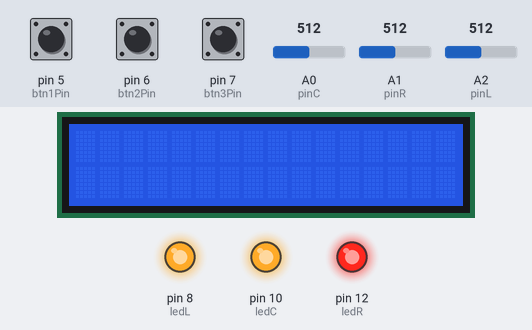
Simulated run of this sketch. Board: Arduino Uno, built with avr-gcc and run on an emulated ATmega328P. Parts: 16×2 character LCD, output pins drawn as LEDs (lit = HIGH). Dashed ring = blinking. The inputs (shaded band) are chosen by the test bench; at power-on: pin 5 (btn1Pin) LOW, pin 6 (btn2Pin) LOW, pin 7 (btn3Pin) LOW, A0 (pinC) = 512, A1 (pinR) = 512, A2 (pinL) = 512.

Above: at 1.2 s.
1.3 s: pin 5 (btn1Pin) pulled HIGH for 0.15 s
At 1.67 s:
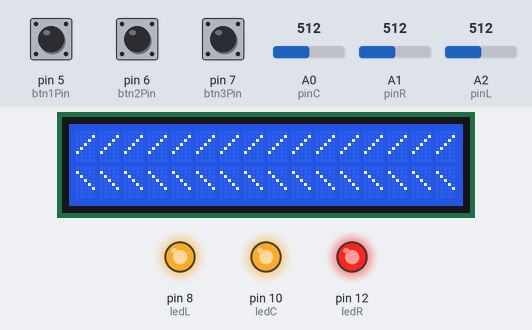
2.0 s: pin 6 (btn2Pin) pulled HIGH for 0.15 s
5.1 s: pin 7 (btn3Pin) pulled HIGH for 0.15 s
5.8 s: pin 6 (btn2Pin) pulled HIGH for 1 s
At 5.8 s:
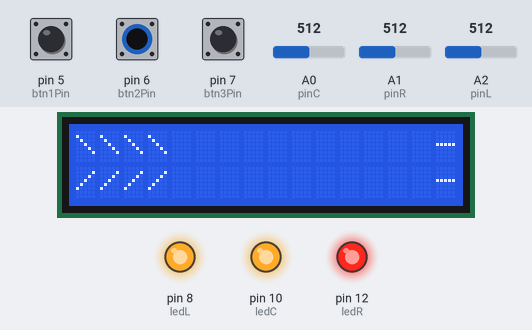
9.8 s: A0 (pinC) set to 360
At 11.3 s:
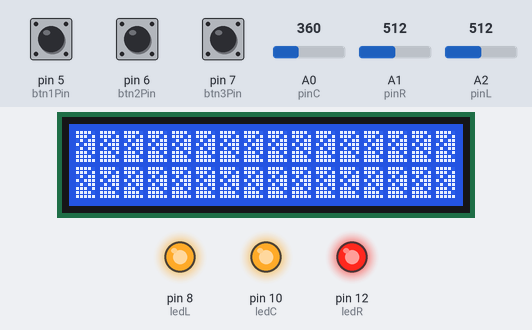
12.8 s: A1 (pinR) set to 385
15.1 s: A1 (pinR) set to 354
At 15.24 s:
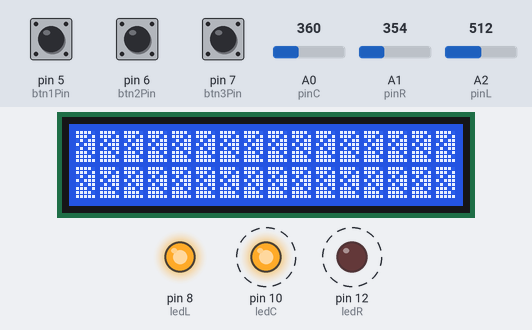
Timing chart, 0 to 18.3 s (numbered marks = the images above; inputs shaded):
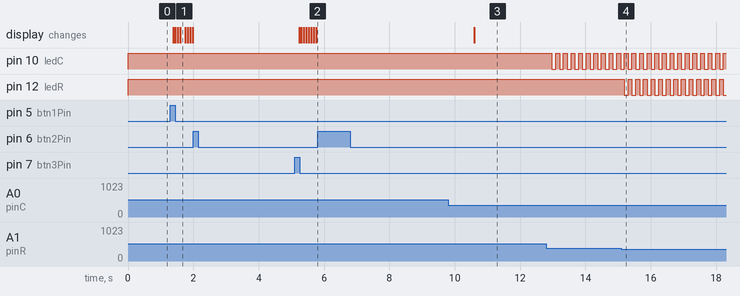

Measured:
- the behaviour switches between 371 and 370 on A1 (pinR) (found by bisection; images 3 and 4)
- after the input at 1.3 s, the display: first changes after 0.08 s (image 1 shows a later state)
- after the input at 2.0 s, every drawn part: stays the same
- after the input at 5.8 s, every drawn part: stays the same
- after the input at 15.1 s, pin 12 (ledR): alternates HIGH for 0.12 s and LOW for 0.12 s, starting after 0.09 s
- by itself, pin 10 (ledC): alternates HIGH for 0.12 s and LOW for 0.12 s

The sketch:

finalDraft1.ino
```cpp
//lcd library
#include <Wire.h>
#include <LiquidCrystal_I2C.h>
//pin for IR sensor: analog
const int pinL = A2;
const int pinC = A0;
const int pinR = A1;
int delayTimeL, counterL, delayTimeC, counterC, delayTimeR, counterR;
int timeUnit;
//digital for led lights
const int ledL = 8;
const int ledC = 10;
const int ledR = 12;
//led light state is on:
//bool ledLeft = false;
//bool ledCenter = false;
//bool ledRight = false;
const int minVoltThreshold = 130;
/// done with IR reader declaration
/// lcd button display system ()
LiquidCrystal_I2C lcd(0x3f,16,2);  // run ic2_scanner sketch and get the IC2 address, which is 0x3f in my case,it could be 0x3f in many cases

//special character
byte customBackslash[8] = {
  0b00000,
  0b10000,
  0b01000,
  0b00100,
  0b00010,
  0b00001,
  0b00000,
  0b00000
};
byte block[8] = {
	0b11110,
	0b11101,
	0b01011,
	0b10111,
	0b01011,
	0b11101,
	0b11110,
	0b11111};
//button pins
int btn1Pin = 5;  //left
int btn2Pin = 6; //flash
int btn3Pin = 7; //right
bool URGENT = false;  //immidate flash light
//start counter
int currentState = 0;
int btn1State = LOW;
int btn2State = LOW;
int btn3State = LOW;
//previous time
long btn1Prev = 0;
long btn2Prev = 0;
long btn3Prev = 0;
long urgentPrev = 0;
long currentMilis = 0;
const int SWITCH_TIME = 7000;
///done with
void setup() {
    // IR Scanner Declaration
    //Serial.begin(9600);
    pinMode(ledL, OUTPUT);
    pinMode(ledC, OUTPUT);
    pinMode(ledR, OUTPUT);

    digitalWrite(ledL, HIGH);
    digitalWrite(ledC, HIGH);
    digitalWrite(ledR, HIGH);

    delayTimeL = 0;
    counterL = 0;
    delayTimeC = 0;
    counterC = 0;
    delayTimeR = 0;
    counterR = 0;

    timeUnit = 0;
    ///done with IR Scanner
    // Declaration for LCD and button
    lcd.init();
    lcd.backlight();
    Serial.begin(9600); // Starts the serial communication
    lcd.createChar(7, customBackslash);
    lcd.createChar(0, block);
}

void loop() {
    int sumL = 0;
    int sumC = 0;
    int sumR = 0;
    for(int i=0;i<25;i++){
      sumL += analogRead(pinL);
      sumC += analogRead(pinC);
      sumR += analogRead(pinR);
      delay(2);
    }
    //0.05 seconds
    //NO DELAY AFTER THIS POINT.
    double voltageL = sumL/25.0;
    double voltageC = sumC/25.0;
    double voltageR = sumR/25.0;
    // ten samples in half second

    //LEFT
    if(minVoltThreshold < voltageL){ // cut off at around 200 in?
  //    delayTimeL = calcBlink(voltageL);
      blinkAt(voltageL, ledL, counterL, delayTimeL);
  //    counterL++;
    }else{
      digitalWrite(ledL, LOW);
      delayTimeL = 0;
    }

    //CENTER
    if(minVoltThreshold < voltageC){ // cut off at around 200 in?
  //    delayTimeC = calcBlink(voltageC);
      blinkAt(voltageC, ledC, counterC, delayTimeC);
  //    counterC++;
    }else{
      digitalWrite(ledC, LOW);
      delayTimeC = 0;
    }

    //RIGHT
    if(minVoltThreshold < voltageR){ // cut off at around 200 in?
  //    delayTimeR = calcBlink(voltageR);
      blinkAt(voltageR, ledR, counterR, delayTimeR);
  //    counterR++;
    }else{
      digitalWrite(ledR, LOW);
      delayTimeR = 0;
    }

  //   Serial.print("Reading: ");
  //   Serial.print(voltageL);
  //   Serial.print(", ");
  //   Serial.print(voltageC);
  //   Serial.print(", ");
  //   Serial.print(voltageR);
  //   Serial.print(". ");;
  //   Serial.print("\tDelay: ");
  //   Serial.print((double)delayTimeL * 0.05);
  //   Serial.print("sec, ");
  //   Serial.print((double)delayTimeC * 0.05);
  //   Serial.print("sec, ");
  //   Serial.print((double)delayTimeR * 0.05);
  //   Serial.print("sec, ");
  //   Serial.println();
    timeUnit++;
    if(timeUnit < 0){// must reset if timeUnit overflows to negative
      timeUnit = 0;
    }

    //LED LIGHT AND BUTTONS SWITCHES
    readPin();
    currentMilis = millis();
    if (btn1State==HIGH)
    {
      btn1Prev = currentMilis;
    //	Serial.print("left");
      currentState = 1;
      leftSetup();
    }
    else{

    }

    if (btn2State==HIGH)
    {
      btn2Prev = currentMilis;
      currentState = 2;
    //	Serial.print("middle");
    }
    else{
    }

    if (btn3State==HIGH)
    {
      btn3Prev = currentMilis;
      currentState = 3;
    // Serial.print("right");
      rightSetUp();

    }
    else{
      //btn3Prev = millis();
    }

    // if (currentMilis-urgentPrev<SWITCH_TIME)
    //   flashingURGENT();

    if (currentState==1){
      left();
    } else if (currentState==2){
      flashing();
    } else if (currentState==3){
      right();
    }


}
// IR SCANNER methods
void blinkAt(double voltage, int LED, int& counter, int& delayTime){
  delayTime = calcBlink(voltage);
  if(delayTime == 2){
    digitalWrite(LED, HIGH); //if very close
  }else if(counter <= delayTime/2){
    digitalWrite(LED, LOW);
  }else if(delayTime/2 <= counter && counter < delayTime){
    digitalWrite(LED, HIGH);
  }else{
    counter = 0;
  }
  counter++;
}

int calcBlink(int result){
//  int maxVoltageCap = 400;
//  int minVoltageCap = 200;
//  if(result > maxVoltageCap){
//    result = maxVoltageCap; // in case it overloads, stay max besides
//  }
////  int scaled = map(result, 200, 600, 160000, 16); //distance and voltage is reciprocal, linear conversion
//  int scaled = map(result, minVoltageCap, maxVoltageCap, 400, 4); //distance and voltage is reciprocal, linear conversion
////  int scaled = map(result, 200, 600, 0, 20); //distance and voltage is reciprocal, linear conversion
//  int delayTime = pow(scaled, 0.5); //voltage and blinkTime is proportional,
////  int delayTime = sqrt(scaled);
////delayTime MUST be >2 to compensate for halftime for LOW.
////  int delayTime = 22 - ( scaled); //upside down squared. initial should be max possible + min possible

  int delayTime = 2;
  //below threshold will not trigger light
  URGENT = false;
  if(minVoltThreshold < result && result <=200){  //farthest ~ 600 cm
    delayTime = 20; //1 sec blink cycle
    //URGENT = false;
  }else if(200 < result && result <=250){
   // URGENT = false;
    delayTime = 8;  //0.4
  }else if(250 < result && result <=370){
    // URGENT = true;
    // urgentPrev = millis();
    delayTime = 4; // 0.2 sec blink cycle
  }else if(370 < result){                         //closest ~50 cm
    // URGENT = true;
    // urgentPrev = millis();
    delayTime = 2; //light will stay on non-blink
  }


  return delayTime;
}
/// DONE:: IR SCANNER METHODS

/// LED LIGHT METHODS

void rightSetUp(){	//btn3
	lcd.clear();
	lcd.setCursor(0,0);
	lcd.print("---------");
	//lcd.setCursor(6,0);
	for (int i=0;i<20;i++){
		lcd.write(byte(7));
	}
	lcd.print("     ");
	lcd.setCursor(0,1);
	lcd.print("---------////////////////////");
	lcd.print("     ");

}

void flashBlock(){	//btn2
	lcd.clear();
	lcd.setCursor(0,0);
	for (int i=0;i<16;i++){
		lcd.write(byte(0));
	}
	lcd.setCursor(0,1);

	for (int i=0;i<16;i++){
		lcd.write(byte(0));
	}
}
void left(){ // left setup
	while (millis()-btn1Prev<SWITCH_TIME){
		//act1Count++;
		//Serial.print(currentMilis-btn1Prev);
		readPin();
		if ((millis()-btn1Prev)%75==0){
			lcd.scrollDisplayLeft();
		}
		if (btn1State==LOW && (btn2State==HIGH || btn3State==HIGH)){

			return;
		}
	}
}
void flashing(){
	while (millis()-btn2Prev<SWITCH_TIME){
		readPin();

		if ((millis()-btn2Prev)%500==5){ //stop
			lcd.clear();
			//btn2Prev = 0;

		}
		if ((millis()-btn2Prev)%500==200){ //flash
			flashBlock();
		}

		if (btn2State==LOW && (btn1State==HIGH || btn3State==HIGH)){
			return;
		}
	}
}
void flashingURGENT(){
    while (millis()-urgentPrev<SWITCH_TIME){
      readPin();

      if ((millis()-urgentPrev)%400==5){ //stop
        lcd.clear();
      }
      if ((millis()-btn2Prev)%400==180){ //flash
        flashBlock();
      }

      if ((btn1State==HIGH || btn3State==HIGH)&&(millis()-urgentPrev>SWITCH_TIME/2)){ //3 seconds of URGENT before switches
        return;
      }
    }

}
void right(){ //right setup
	while (millis()-btn3Prev<SWITCH_TIME){
		//act1Count++;
		//Serial.print(currentMilis-btn1Prev);
		readPin();
		if ((millis()-btn3Prev)%75==0){
			lcd.scrollDisplayRight();
		}
		if (btn3State==LOW && (btn2State==HIGH || btn1State==HIGH)){
			//Serial.print("Switch from 1");
			//act1Count=0;
			return;
		}
	}
}
void leftSetup(){	//btn1

	lcd.clear();
	lcd.setCursor(0,0);
	lcd.print("     ////////////////////---------");
	lcd.setCursor(0,1);
	lcd.print("     ");
	for (int i=0;i<20;i++){
		lcd.write(byte(7));
	}
	lcd.print("---------");
}
void readPin(){
	btn1State = digitalRead(btn1Pin);
	btn2State = digitalRead(btn2Pin);
	btn3State = digitalRead(btn3Pin);
}
```
